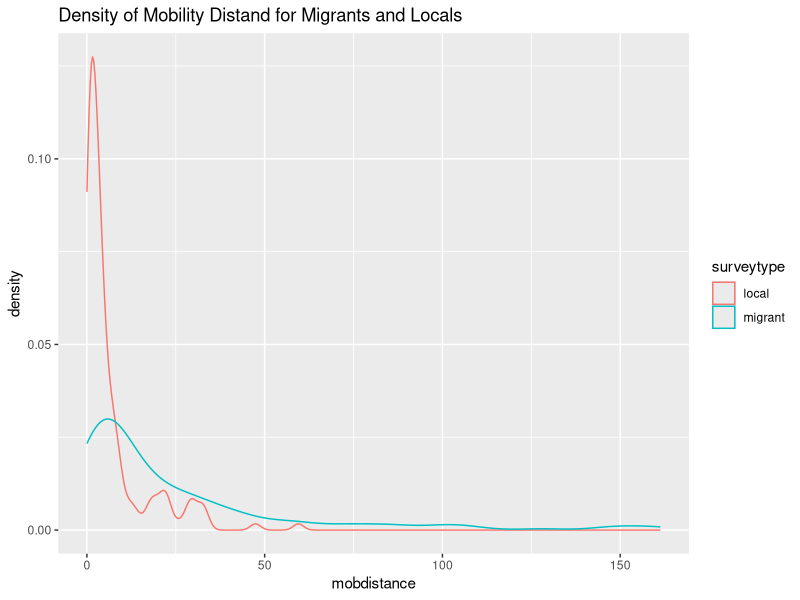
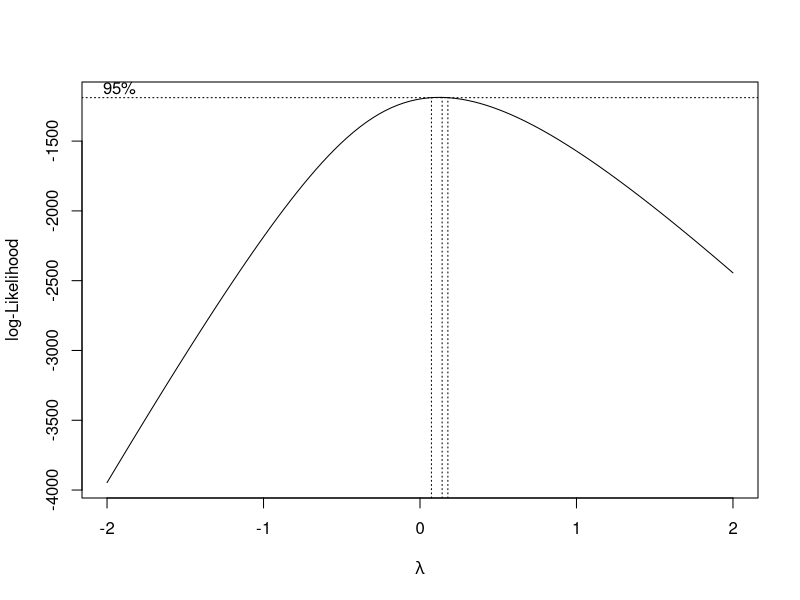
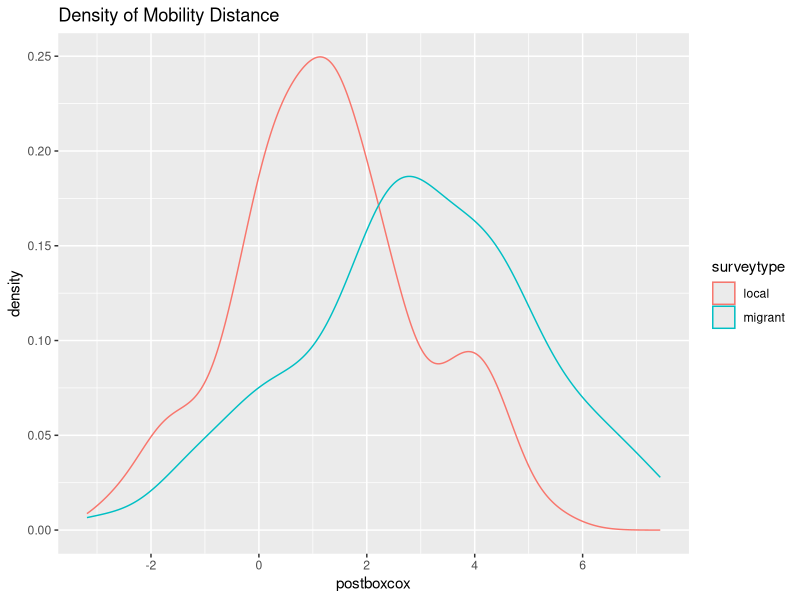

Write R code to recreate these figures, in order.
library(ggplot2)
library(MASS)
df <- read.csv('MigrantLocal.csv')

ggplot(df) + geom_density(aes(x= mobdistance, colour=surveytype)) +
  ggtitle("Density of Mobility Distand for Migrants and Locals")

#applying boxcox transformation
b = boxcox(mobdistance~surveytype, data = df)
l = which(b$y == max(b$y))
lambda = b$x[l]

df$postboxcox <- (df$mobdistance^lambda-1)/lambda

ggplot(df) +
  geom_density(aes(x=postboxcox, colour = surveytype)) +
  ggtitle("Density of Mobility Distance")
